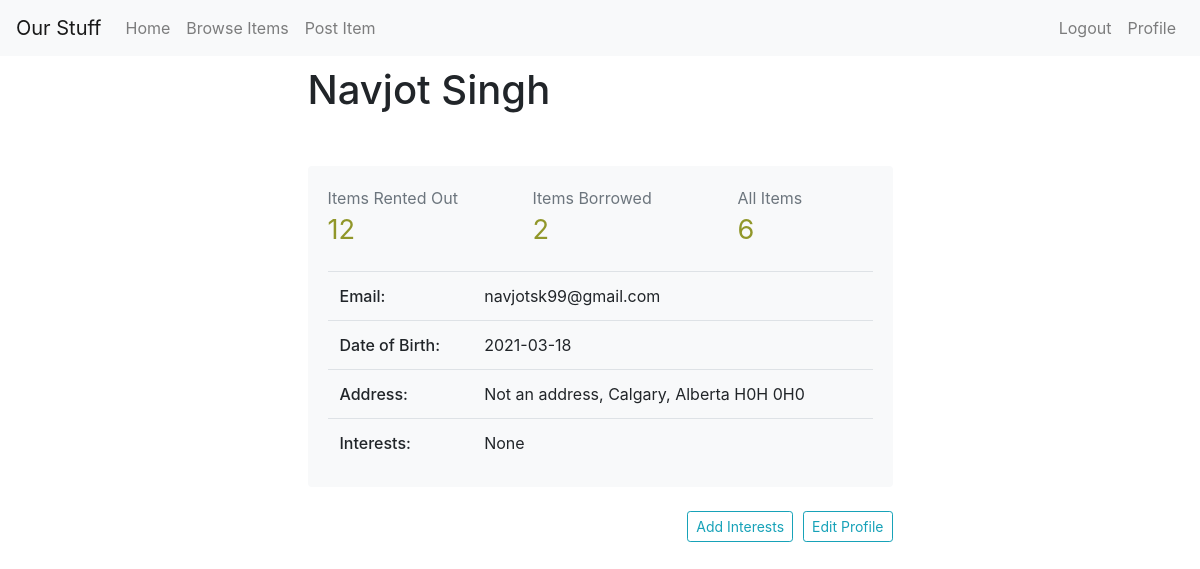
Page /profile (signed in) on the committed database.
### tables this page shows
CREATE TABLE USER
(
    Email			TEXT		PRIMARY KEY,
    Password		TEXT		NOT NULL,
    First_name		TEXT		NOT NULL,
    Last_name		TEXT		NOT NULL,
    DoB				TEXT,
    Street_address	TEXT,
    City			TEXT		NOT NULL,
    Province		TEXT,
    Postal_code		TEXT
);

### OurStuff.py (the view)
@app.route('/profile', methods=['GET', 'POST'])
@login_required
def profile():
    db = get_db()
    cur = db.cursor()
    owner_rentals = cur.execute('SELECT COUNT (*) FROM RENTAL WHERE Owner_email=?', (g.user['Email'],))
    num_owner_rentals = cur.fetchone()[0]
    renter_rentals = cur.execute('SELECT COUNT (*) FROM RENTAL WHERE Renter_email=?', (g.user['Email'],))
    num_renter_rentals = cur.fetchone()[0]
    all_items = cur.execute('SELECT COUNT (*) FROM ITEM WHERE Owner_email=?', (g.user['Email'],))
    num_items = cur.fetchone()[0]
    categories = cur.execute(
        'SELECT Name FROM CATEGORY EXCEPT SELECT Category_name FROM INTERESTED_IN WHERE User_email=? ORDER BY Category_name ASC', (g.user['Email'],)
        ).fetchall()
    interests = cur.execute('SELECT * FROM INTERESTED_IN WHERE User_email=?', (g.user['Email'],)).fetchall()
    all_interests = ""
    if request.method=='GET':
        if interests:
            for i in interests:
                all_interests += i[1] + ", " # stores only the names of the user's interests
            return render_template('profile.html', o_rentals = num_owner_rentals, r_rentals = num_renter_rentals, items = num_items, interests = all_interests[:-2], categories = categories)
        else:
            return render_template('profile.html', o_rentals = num_owner_rentals, items = num_items, r_rentals = num_renter_rentals, itmes = num_items, categories = categories)
    elif request.method == 'POST': # if user pressed add interest button, inserts a new row into INTERESTED_IN
        cur.execute('INSERT INTO INTERESTED_IN (User_email, Category_name) VALUES (?,?)',(g.user['Email'],request.form['interest'],))
        db.commit()
        cur.close()
        return redirect(url_for('profile'))

### admin.py (called while the page is built)
@bp.before_app_request
def load_logged_in_admin():
    admin = session.get('admin')
    if admin is None:
        g.admin = None
    else:
        g.admin = get_db().execute(
            'SELECT * FROM ADMIN WHERE Admin_ID = ?', (admin,)
        ).fetchone()

### auth.py (called while the page is built)
@bp.before_app_request
def load_logged_in_user():
    user_id = session.get('user_id')
    if user_id is None:
        g.user = None
    else:
        g.user = get_db().execute(
            'SELECT * FROM user WHERE email = ?', (user_id,)
        ).fetchone()

def login_required(view):
    @functools.wraps(view)
    def wrapped_view(**kwargs):
        if g.user is None:
            flash("Please login or sign up to continue", "primary")
            return redirect(url_for('auth.login'))
        return view(**kwargs)
    return wrapped_view

### db.py (called while the page is built)
def get_db():
    if 'db' not in g:
        g.db = sqlite3.connect(db_name)
        g.db.row_factory = sqlite3.Row
    return g.db

### templates/profile.html (shortened to what this page needs)
{% extends "base.html" %}
{% block content %}
          <div class="row">
              <div class="col-3">
              </div>
              <div class="col-6">
                <h1>{{g.user['First_name']}} {{g.user['Last_name']}}</h1>
                <br>
                <div class="card user-card">
                  <div class="row">
                    <div class="d-flex col-md">
                      <a href="{{url_for('ownerTransactions')}}" class="card-body text-user-stats">
                        <div class="text-muted">Items Rented Out</div>
                        <div class="text-xlarge">{{o_rentals}}</div>
                      </a>
                    </div>
                    <div class="d-flex col-md">
                      <a href="{{url_for('renterTransactions')}}" class="card-body text-user-stats">
                        <div class="text-muted">Items Borrowed</div>
                        <div class="text-xlarge">{{r_rentals}}</div>
                      </a>
                    </div>
                    <div class="d-flex col-md">
                      <a href="{{url_for('ownerItems')}}" class="card-body text-user-stats">
                        <div class="text-muted">All Items</div>
                        <div class="text-xlarge">{{items}}</div>
                      </a>
                    </div>
                  </div>
                  <div class="card-body user-info-card">
                    <table class="table user-table m-0 ">
                      <tbody>
                        <tr>
                          <td id ="td-thickness">Email:</td>
                          <td>{{g.user['Email']}}</td>
                        </tr>
                        <tr>
                          <td id ="td-thickness">Date of Birth:</td>
                          <td>{{g.user['DoB']}}</td>
                        </tr>
                        <tr>
                          <td id ="td-thickness">Address:</td>
                          <td>{{g.user['Street_address']}}, {{g.user['City']}}, {{g.user['Province']}} {{g.user['Postal_code']}}</td>
                        </tr>
                        {% if interests%}
                          <tr>
                            <td id ="td-thickness">Interests:</td>
                            <td>{{interests}}</td>
                          </tr>
                        {%else%}
                          <tr>
                            <td id ="td-thickness">Interests:</td>
                            <td>None</td>
                          </tr>
                        {% endif %}
                      </tbody>
                    </table>
                  </div>
                </div>
                <br>
                <button type="button" class="btn btn-outline-info btn-sm float-right " onclick="window.location.href='{{ url_for('editProfile') }}'">Edit Profile</button>
                <button type="button" class="btn btn-outline-info btn-sm float-right profile-button" data-toggle="modal" data-target="#interestModal">Add Interests</button>
              </div>
              <div class="col-3">
              </div>
          </div>
{% endblock content%}

### static/custom.css (style rules this page uses)
h1 { padding-top: 10px; padding-bottom: 20px; }
.user-card { border: none; background-color:#f8f9fa; }
.text-user-stats { color: #91972A; }
.profile-button { margin-right: 10px; }
#td-thickness { font-weight: 500; }
.user-info-card { padding-right: 1; padding-left: 1; padding-top: 0; padding-bottom: 4; }
.text-xlarge { font-size: 170% !important; }

### rows in the picture
USER: user.First_name "Navjot", user.Last_name "Singh", user.Email "navjotsk99@gmail.com", user.DoB "2021-03-18", user.Street_address "Not an address", user.City "Calgary", user.Province "Alberta", user.Postal_code "H0H 0H0"

### other values in the picture
{{ o_rentals }} "12"
{{ r_rentals }} "2"
{{ items }} "6"
